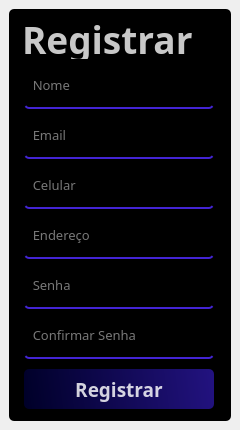
<?xml version="1.0" encoding="UTF-8"?>
<ui version="4.0">
 <class>Register</class>
 <widget class="QWidget" name="Register">
  <property name="geometry">
   <rect>
    <x>0</x>
    <y>0</y>
    <width>240</width>
    <height>430</height>
   </rect>
  </property>
  <property name="minimumSize">
   <size>
    <width>240</width>
    <height>430</height>
   </size>
  </property>
  <property name="maximumSize">
   <size>
    <width>16777215</width>
    <height>16777215</height>
   </size>
  </property>
  <property name="font">
   <font>
    <family>JetBrains Mono</family>
   </font>
  </property>
  <property name="windowTitle">
   <string>Registrar</string>
  </property>
  <property name="windowIcon">
   <iconset>
    <normaloff>Logo.png</normaloff>Logo.png</iconset>
  </property>
  <property name="styleSheet">
   <string notr="true"/>
  </property>
  <widget class="QWidget" name="widget" native="true">
   <property name="geometry">
    <rect>
     <x>9</x>
     <y>9</y>
     <width>222</width>
     <height>412</height>
    </rect>
   </property>
   <property name="styleSheet">
    <string notr="true">background-color: rgb(0, 0, 0);
border-radius: 5px;</string>
   </property>
   <widget class="QLabel" name="title_register">
    <property name="geometry">
     <rect>
      <x>13</x>
      <y>10</y>
      <width>201</width>
      <height>40</height>
     </rect>
    </property>
    <property name="font">
     <font>
      <family>JetBrains Mono</family>
      <pointsize>28</pointsize>
      <weight>75</weight>
      <bold>true</bold>
     </font>
    </property>
    <property name="styleSheet">
     <string notr="true">color:rgba(255, 255, 255, 200);</string>
    </property>
    <property name="text">
     <string>Registrar</string>
    </property>
   </widget>
   <widget class="QPushButton" name="button_register">
    <property name="geometry">
     <rect>
      <x>15</x>
      <y>360</y>
      <width>190</width>
      <height>40</height>
     </rect>
    </property>
    <property name="font">
     <font>
      <family>JetBrains Mono</family>
      <pointsize>14</pointsize>
      <weight>75</weight>
      <bold>true</bold>
     </font>
    </property>
    <property name="styleSheet">
     <string notr="true">QPushButton{
	background-color: qlineargradient(spread:pad, x1:0, y1:0.505682, x2:1, y2:0.477, stop:0 rgb(0, 0, 41), stop:1 rgb(34, 18, 127));
	color:rgba(255, 255, 255, 210);
	border-radius:5px;
}

QPushButton:hover{
	background-color: qlineargradient(spread:pad, x1:0, y1:0.505682, x2:1, y2:0.477, stop:0 rgb(17, 9, 84), stop:1 rgb(67, 36, 212));
}

QPushButton:pressed{
	background-color: qlineargradient(spread:pad, x1:0, y1:0.505682, x2:1, y2:0.477, stop:0 rgb(34, 18, 127), stop:1 rgb(0, 0, 41));
}</string>
    </property>
    <property name="text">
     <string>Registrar</string>
    </property>
   </widget>
   <widget class="QLineEdit" name="input_password_confirme">
    <property name="geometry">
     <rect>
      <x>15</x>
      <y>310</y>
      <width>190</width>
      <height>40</height>
     </rect>
    </property>
    <property name="font">
     <font>
      <family>JetBrains Mono</family>
      <pointsize>10</pointsize>
     </font>
    </property>
    <property name="styleSheet">
     <string notr="true">background-color:rgba(0, 0, 0, 0);
border:none;
border-bottom:2px solid rgb(67, 36, 212);
color:rgba(255, 255, 255, 240);
padding-bottom:7px;</string>
    </property>
    <property name="frame">
     <bool>true</bool>
    </property>
    <property name="echoMode">
     <enum>QLineEdit::Password</enum>
    </property>
    <property name="placeholderText">
     <string>  Confirmar Senha</string>
    </property>
   </widget>
   <widget class="QLineEdit" name="input_password">
    <property name="geometry">
     <rect>
      <x>15</x>
      <y>260</y>
      <width>190</width>
      <height>40</height>
     </rect>
    </property>
    <property name="font">
     <font>
      <family>JetBrains Mono</family>
      <pointsize>10</pointsize>
     </font>
    </property>
    <property name="styleSheet">
     <string notr="true">background-color:rgba(0, 0, 0, 0);
border:none;
border-bottom:2px solid rgb(67, 36, 212);
color:rgba(255, 255, 255, 240);
padding-bottom:7px;</string>
    </property>
    <property name="echoMode">
     <enum>QLineEdit::Password</enum>
    </property>
    <property name="placeholderText">
     <string>  Senha</string>
    </property>
   </widget>
   <widget class="QLineEdit" name="input_email">
    <property name="geometry">
     <rect>
      <x>15</x>
      <y>110</y>
      <width>190</width>
      <height>40</height>
     </rect>
    </property>
    <property name="font">
     <font>
      <family>JetBrains Mono</family>
      <pointsize>10</pointsize>
     </font>
    </property>
    <property name="styleSheet">
     <string notr="true">background-color:rgba(0, 0, 0, 0);
border:none;
border-bottom:2px solid rgb(67, 36, 212);
color:rgba(255, 255, 255, 240);
padding-bottom:7px;</string>
    </property>
    <property name="echoMode">
     <enum>QLineEdit::Normal</enum>
    </property>
    <property name="placeholderText">
     <string>  Email</string>
    </property>
   </widget>
   <widget class="QLineEdit" name="input_addres">
    <property name="geometry">
     <rect>
      <x>15</x>
      <y>210</y>
      <width>190</width>
      <height>40</height>
     </rect>
    </property>
    <property name="font">
     <font>
      <family>JetBrains Mono</family>
      <pointsize>10</pointsize>
     </font>
    </property>
    <property name="styleSheet">
     <string notr="true">background-color:rgba(0, 0, 0, 0);
border:none;
border-bottom:2px solid rgb(67, 36, 212);
color:rgba(255, 255, 255, 240);
padding-bottom:7px;</string>
    </property>
    <property name="echoMode">
     <enum>QLineEdit::Password</enum>
    </property>
    <property name="placeholderText">
     <string>  Endereço</string>
    </property>
   </widget>
   <widget class="QLineEdit" name="input_phone">
    <property name="geometry">
     <rect>
      <x>15</x>
      <y>160</y>
      <width>190</width>
      <height>40</height>
     </rect>
    </property>
    <property name="font">
     <font>
      <family>JetBrains Mono</family>
      <pointsize>10</pointsize>
     </font>
    </property>
    <property name="styleSheet">
     <string notr="true">background-color:rgba(0, 0, 0, 0);
border:none;
border-bottom:2px solid rgb(67, 36, 212);
color:rgba(255, 255, 255, 240);
padding-bottom:7px;</string>
    </property>
    <property name="echoMode">
     <enum>QLineEdit::Normal</enum>
    </property>
    <property name="placeholderText">
     <string>  Celular</string>
    </property>
   </widget>
   <widget class="QLineEdit" name="input_name">
    <property name="geometry">
     <rect>
      <x>15</x>
      <y>60</y>
      <width>190</width>
      <height>40</height>
     </rect>
    </property>
    <property name="font">
     <font>
      <family>JetBrains Mono</family>
      <pointsize>10</pointsize>
     </font>
    </property>
    <property name="styleSheet">
     <string notr="true">background-color:rgba(0, 0, 0, 0);
border:none;
border-bottom:2px solid rgb(67, 36, 212);
color:rgba(255, 255, 255, 240);
padding-bottom:7px;</string>
    </property>
    <property name="echoMode">
     <enum>QLineEdit::Normal</enum>
    </property>
    <property name="placeholderText">
     <string>  Nome</string>
    </property>
   </widget>
   <zorder>title_register</zorder>
   <zorder>button_register</zorder>
   <zorder>input_password_confirme</zorder>
   <zorder>input_password</zorder>
   <zorder>input_email</zorder>
   <zorder>input_phone</zorder>
   <zorder>input_name</zorder>
   <zorder>input_addres</zorder>
  </widget>
 </widget>
 <resources/>
 <connections/>
</ui>
